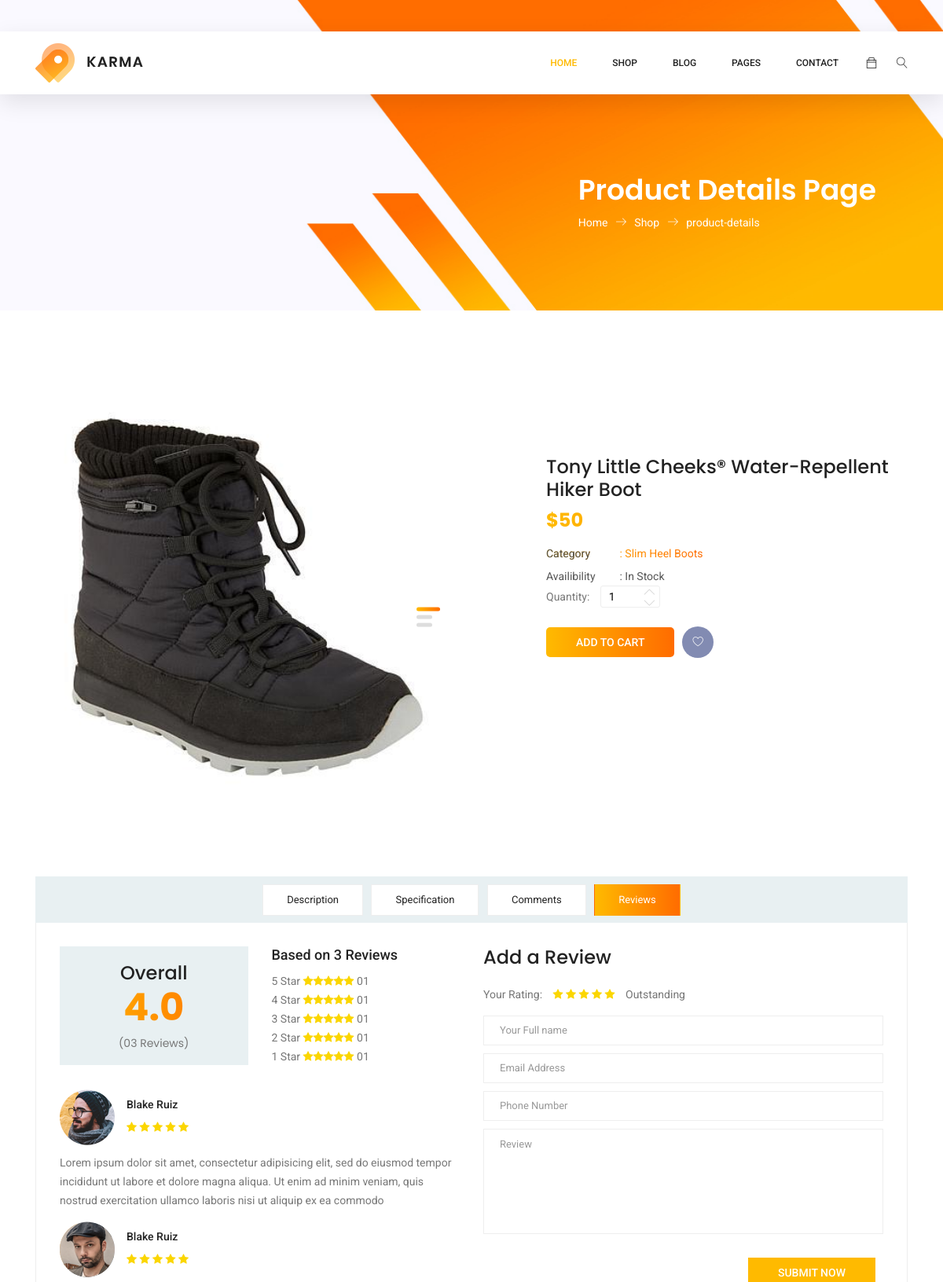
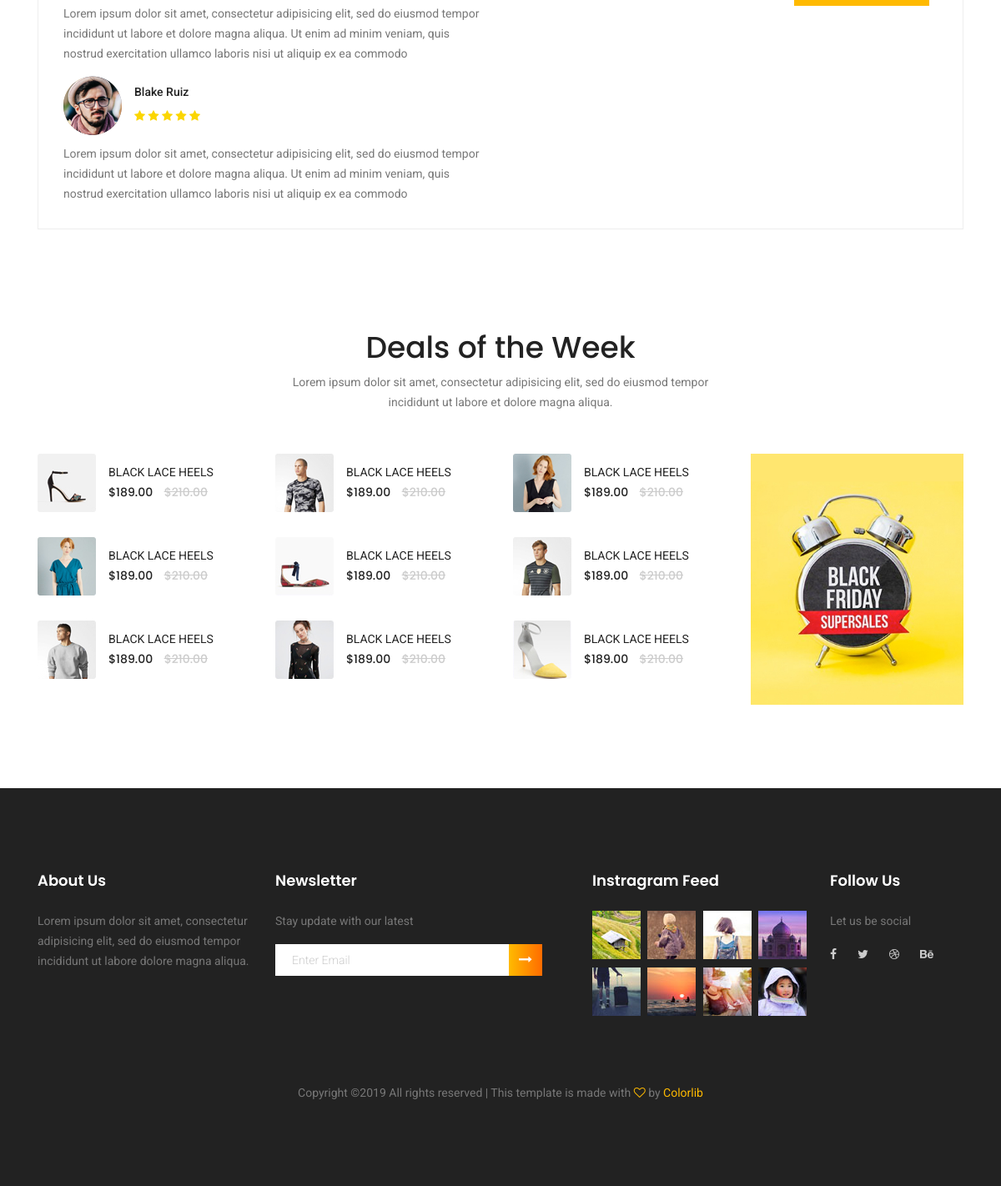
/product/1/, run on the app's committed database (2 pictures, top to bottom).
### product/models.py (models this page shows, shortened)
class Product(models.Model):
    title = models.CharField(max_length=255, default='')
    description = models.TextField(default='')
    category = models.ForeignKey(Category, on_delete=models.CASCADE)
    price = models.IntegerField(default=0)
    active = models.BooleanField(default=True)
    image = models.ImageField(null=True)

class Category(models.Model):
    title = models.CharField(max_length=100, default='')
    slug = models.CharField(max_length=100, default='')
    description = models.TextField(default='', null=True)
    parent_Id = models.ForeignKey("self", models.SET_NULL, blank=True, null=True, related_name="parent_Ids")
    active = models.BooleanField(default=True)
    def __str__(self):
        return self.title

### product/views.py (the view)
# urls.py: path('<int:pk>/', ProductDetailView.as_view(), name='product-detail'),
class ProductDetailView(View):
    def get(self, request, pk):
        single_product = {"Product": get_object_or_404(Product, pk=pk)}
        return render(request, 'product/product-details.html', single_product)

### templates/product/product-details.html (shortened to what this page needs)
{% extends "homepage/base.html" %}
{% load staticfiles %}
{% block sitecss %}
	<link rel="stylesheet" href="{% static 'homepage/css/linearicons.css' %}">
	<link rel="stylesheet" href="{% static 'homepage/css/font-awesome.min.css' %}">
	<link rel="stylesheet" href="{% static 'homepage/css/themify-icons.css' %}">
	<link rel="stylesheet" href="{% static 'homepage/css/bootstrap.css' %}">
	<link rel="stylesheet" href="{% static 'homepage/css/owl.carousel.css' %}">
	<link rel="stylesheet" href="{% static 'homepage/css/nice-select.css' %}">
	<link rel="stylesheet" href="{% static 'homepage/css/nouislider.min.css' %}">
	<link rel="stylesheet" href="{% static 'homepage/css/ion.rangeSlider.css' %}" />
	<link rel="stylesheet" href="{% static 'homepage/css/ion.rangeSlider.skinFlat.css' %}" />
	<link rel="stylesheet" href="{% static 'homepage/css/main.css' %}">
{% endblock sitecss %}
{% block banner-area %}
    {% include "product/banner-organic-breadcrumb.html" %}
{% endblock banner-area %}
{% block product-area %}
	<div class="product_image_area">
		<div class="container">
			<div class="row s_product_inner">
				<div class="col-lg-6">
					<div class="s_Product_carousel">
						<div class="single-prd-item">
							<img class="img-fluid" src="{{Product.image.url}}" alt="">
						</div>
					</div>
				</div>
				<div class="col-lg-5 offset-lg-1">
					<div class="s_product_text">
						<h3>{{Product.title}}</h3>
						<h2>${{Product.price}}</h2>
						<ul class="list">
							<li><a class="active" href="#"><span>Category</span> : {{Product.category}}</a></li>
							<li><a href="#"><span>Availibility</span> : In Stock</a></li>
						</ul>
						<div class="product_count">
							<label for="qty">Quantity:</label>
							<input type="text" name="qty" id="sst" maxlength="12" value="1" title="Quantity:" class="input-text qty">
							<button onclick="var result = document.getElementById('sst'); var sst = result.value; if( !isNaN( sst )) result.value++;return false;"
							 class="increase items-count" type="button"><i class="lnr lnr-chevron-up"></i></button>
							<button onclick="var result = document.getElementById('sst'); var sst = result.value; if( !isNaN( sst ) &amp;&amp; sst > 0 ) result.value--;return false;"
							 class="reduced items-count" type="button"><i class="lnr lnr-chevron-down"></i></button>
						</div>
						<div class="card_area d-flex align-items-center">
							<a class="primary-btn" href="{% static 'homepage/cart.html' %}">Add to Cart</a>
							<a class="icon_btn" href="#"><i class="lnr lnr lnr-heart"></i></a>
						</div>
					</div>
				</div>
			</div>
		</div>
	</div>
	<section class="product_description_area">
		<div class="container">
			<ul class="nav nav-tabs" id="myTab" role="tablist">
				<li class="nav-item">
					<a class="nav-link" id="home-tab" data-toggle="tab" href="#home" role="tab" aria-controls="home" aria-selected="true">Description</a>
				</li>
				<li class="nav-item">
					<a class="nav-link" id="profile-tab" data-toggle="tab" href="#profile" role="tab" aria-controls="profile"
					 aria-selected="false">Specification</a>
				</li>
				<li class="nav-item">
					<a class="nav-link" id="contact-tab" data-toggle="tab" href="#contact" role="tab" aria-controls="contact"
					 aria-selected="false">Comments</a>
				</li>
				<li class="nav-item">
					<a class="nav-link active" id="review-tab" data-toggle="tab" href="#review" role="tab" aria-controls="review"
					 aria-selected="false">Reviews</a>
				</li>
			</ul>
			<div class="tab-content" id="myTabContent">
				<div class="tab-pane fade show active" id="review" role="tabpanel" aria-labelledby="review-tab">
					<div class="row">
						<div class="col-lg-6">
							<div class="row total_rate">
								<div class="col-6">
									<div class="box_total">
										<h5>Overall</h5>
										<h4>4.0</h4>
										<h6>(03 Reviews)</h6>
									</div>
								</div>
								<div class="col-6">
									<div class="rating_list">
										<h3>Based on 3 Reviews</h3>
										<ul class="list">
											<li><a href="#">5 Star <i class="fa fa-star"></i><i class="fa fa-star"></i><i class="fa fa-star"></i><i
													 class="fa fa-star"></i><i class="fa fa-star"></i> 01</a></li>
											<li><a href="#">4 Star <i class="fa fa-star"></i><i class="fa fa-star"></i><i class="fa fa-star"></i><i
													 class="fa fa-star"></i><i class="fa fa-star"></i> 01</a></li>
											<li><a href="#">3 Star <i class="fa fa-star"></i><i class="fa fa-star"></i><i class="fa fa-star"></i><i
													 class="fa fa-star"></i><i class="fa fa-star"></i> 01</a></li>
											<li><a href="#">2 Star <i class="fa fa-star"></i><i class="fa fa-star"></i><i class="fa fa-star"></i><i
													 class="fa fa-star"></i><i class="fa fa-star"></i> 01</a></li>
											<li><a href="#">1 Star <i class="fa fa-star"></i><i class="fa fa-star"></i><i class="fa fa-star"></i><i
													 class="fa fa-star"></i><i class="fa fa-star"></i> 01</a></li>
										</ul>
									</div>
								</div>
							</div>
							<div class="review_list">
								<div class="review_item">
									<div class="media">
										<div class="d-flex">
											<img src="{% static 'homepage/img/product/review-1.png' %}" alt="">
										</div>
										<div class="media-body">
											<h4>Blake Ruiz</h4>
											<i class="fa fa-star"></i>
											<i class="fa fa-star"></i>
											<i class="fa fa-star"></i>
											<i class="fa fa-star"></i>
											<i class="fa fa-star"></i>
										</div>
									</div>
									<p>Lorem ipsum dolor sit amet, consectetur adipisicing elit, sed do eiusmod tempor incididunt ut labore et
										dolore magna aliqua. Ut enim ad minim veniam, quis nostrud exercitation ullamco laboris nisi ut aliquip ex ea
										commodo</p>
								</div>
								<div class="review_item">
									<div class="media">
										<div class="d-flex">
											<img src="{% static 'homepage/img/product/review-2.png' %}" alt="">
										</div>
										<div class="media-body">
											<h4>Blake Ruiz</h4>
											<i class="fa fa-star"></i>
											<i class="fa fa-star"></i>
											<i class="fa fa-star"></i>
											<i class="fa fa-star"></i>
											<i class="fa fa-star"></i>
										</div>
									</div>
									<p>Lorem ipsum dolor sit amet, consectetur adipisicing elit, sed do eiusmod tempor incididunt ut labore et
										dolore magna aliqua. Ut enim ad minim veniam, quis nostrud exercitation ullamco laboris nisi ut aliquip ex ea
										commodo</p>
								</div>
								<div class="review_item">
									<div class="media">
										<div class="d-flex">
											<img src="{% static 'homepage/img/product/review-3.png' %}" alt="">
										</div>
										<div class="media-body">
											<h4>Blake Ruiz</h4>
											<i class="fa fa-star"></i>
											<i class="fa fa-star"></i>
											<i class="fa fa-star"></i>
											<i class="fa fa-star"></i>
											<i class="fa fa-star"></i>
										</div>
									</div>
									<p>Lorem ipsum dolor sit amet, consectetur adipisicing elit, sed do eiusmod tempor incididunt ut labore et
										dolore magna aliqua. Ut enim ad minim veniam, quis nostrud exercitation ullamco laboris nisi ut aliquip ex ea
										commodo</p>
								</div>
							</div>
						</div>
						<div class="col-lg-6">
							<div class="review_box">
								<h4>Add a Review</h4>
								<p>Your Rating:</p>
								<ul class="list">
									<li><a href="#"><i class="fa fa-star"></i></a></li>
									<li><a href="#"><i class="fa fa-star"></i></a></li>
									<li><a href="#"><i class="fa fa-star"></i></a></li>
									<li><a href="#"><i class="fa fa-star"></i></a></li>
									<li><a href="#"><i class="fa fa-star"></i></a></li>
								</ul>
								<p>Outstanding</p>
								<form class="row contact_form" action="contact_process.php" method="post" id="contactForm" novalidate="novalidate">
									<div class="col-md-12">
										<div class="form-group">
											<input type="text" class="form-control" id="name" name="name" placeholder="Your Full name" onfocus="this.placeholder = ''" onblur="this.placeholder = 'Your Full name'">
										</div>
									</div>
									<div class="col-md-12">
										<div class="form-group">
											<input type="email" class="form-control" id="email" name="email" placeholder="Email Address" onfocus="this.placeholder = ''" onblur="this.placeholder = 'Email Address'">
										</div>
									</div>
									<div class="col-md-12">
										<div class="form-group">
											<input type="text" class="form-control" id="number" name="number" placeholder="Phone Number" onfocus="this.placeholder = ''" onblur="this.placeholder = 'Phone Number'">
										</div>
									</div>
									<div class="col-md-12">
										<div class="form-group">
											<textarea class="form-control" name="message" id="message" rows="1" placeholder="Review" onfocus="this.placeholder = ''" onblur="this.placeholder = 'Review'"></textarea></textarea>
										</div>
									</div>
									<div class="col-md-12 text-right">
										<button type="submit" value="submit" class="primary-btn">Submit Now</button>
									</div>
								</form>
							</div>
						</div>
					</div>
				</div>
			</div>
		</div>
	</section>
{% endblock product-area %}
{% block related-product %}
	{% include 'homepage/related-product.html' %}
{% endblock related-product %}

### data on the page
Product: image (picture), title "Tony Little Cheeks® Water-Repellent Hiker Boot", price "50", category "Slim Heel Boots"
